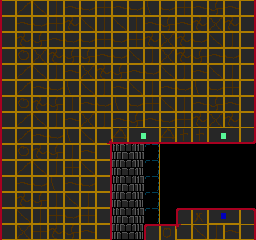

Rendered tile map (Tiled .tmx) drawn with the repository's tilesets; below, a short description and the full map source, tile grids included:
An orthogonal 16x15 tile map with 16x16 px tiles, 2 tile layers (back, front) and 3 objects (Lift).

<map version="1.0" orientation="orthogonal" width="16" height="15" tilewidth="16" tileheight="16">
 <tileset firstgid="1" name="tiles1" tilewidth="16" tileheight="16">
  <image source="../../img/tiles/tiles0.gif" trans="ff00ff" width="256" height="256" />
 </tileset>
 <layer name="back" width="16" height="15">
  <data encoding="csv">
0,0,0,0,0,0,0,0,0,0,0,0,0,0,0,0,
0,0,0,0,0,0,0,0,0,0,0,0,0,0,0,0,
0,0,0,0,0,0,0,0,0,0,0,0,0,0,0,0,
0,0,0,0,0,0,0,0,0,0,0,0,0,0,0,0,
0,0,0,0,0,0,0,0,0,0,0,0,0,0,0,0,
0,0,0,0,0,0,0,0,0,0,0,0,0,0,0,0,
0,0,0,0,0,0,0,0,0,0,0,0,0,0,0,0,
0,0,0,0,0,0,0,0,0,0,0,0,0,0,0,0,
0,0,0,0,0,0,0,131,132,198,0,0,0,0,0,0,
0,0,0,0,0,0,0,147,148,198,0,0,0,0,0,0,
0,0,0,0,0,0,0,131,132,198,0,0,0,0,0,0,
0,0,0,0,0,0,0,147,148,198,0,0,0,0,0,0,
0,0,0,0,0,0,0,131,132,198,0,0,0,0,0,0,
0,0,0,0,0,0,0,147,148,198,0,0,0,0,0,0,
0,0,0,0,0,0,0,131,132,198,0,0,0,0,0,0
</data>
 </layer>
 <layer name="front" width="16" height="15">
  <data encoding="csv">
97,98,99,100,101,102,116,101,102,103,102,116,101,118,101,104,
113,101,102,116,117,99,100,99,100,101,118,101,117,115,117,120,
97,117,118,101,102,102,116,102,116,117,115,117,102,99,100,104,
113,114,115,117,118,118,101,102,99,100,115,117,118,101,102,104,
97,98,99,100,101,115,117,118,101,102,99,100,101,99,100,120,
113,98,101,102,103,99,100,101,99,100,101,102,103,102,116,104,
97,114,117,118,100,101,102,103,102,116,99,100,101,118,101,104,
97,98,99,100,101,115,100,101,118,101,102,116,117,115,117,120,
113,98,101,102,103,99,150,23,5,6,23,20,20,5,6,24,
97,114,117,118,100,101,120,0,0,0,0,0,0,0,0,0,
113,98,99,100,116,99,104,0,0,0,0,0,0,0,0,0,
113,101,102,103,101,102,104,0,0,0,0,0,0,0,0,0,
97,117,118,100,99,100,104,0,0,0,0,0,0,0,0,0,
113,99,100,116,102,116,120,0,0,0,0,33,35,51,52,40,
97,115,116,117,118,101,120,0,0,33,34,133,99,100,101,104
</data>
 </layer>
 <objectgroup name="lines" width="16" height="15">
  <properties>
   <property name="map_tile" value="7" />
   <property name="type" value="[&quot;s&quot;,&quot;e&quot;]" />
  </properties>
  <object x="256" y="208">
   <polyline points="0,0 -80,0 -80,16 -112,16 -112,32" />
  </object>
  <object x="112" y="240">
   <polyline points="0,0 0,-80 144,-80 144,-208" />
  </object>
 </objectgroup>
 <objectgroup name="objects" width="16" height="15">
  <object name="Lift" gid="232" x="112" y="208" />
 </objectgroup>
</map>
